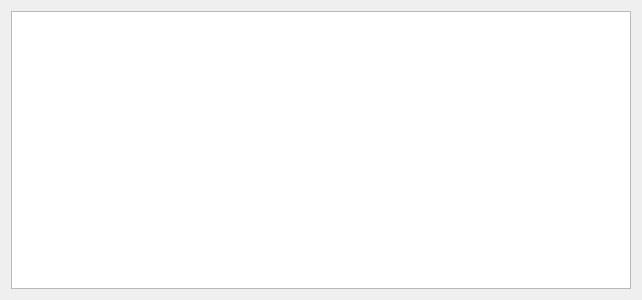
<?xml version="1.0" encoding="UTF-8"?>
<ui version="4.0">
 <class>Dialog</class>
 <widget class="QDialog" name="Dialog">
  <property name="geometry">
   <rect>
    <x>0</x>
    <y>0</y>
    <width>642</width>
    <height>300</height>
   </rect>
  </property>
  <property name="windowTitle">
   <string>Dialog</string>
  </property>
  <property name="styleSheet">
   <string notr="true">QLabel {
    font-family: 'Georgia'; /* Cambiar la fuente a Georgia */
    font-size: 16px; /* Cambiar el tamaño de la fuente */
    color: #000000; /* Color del texto (blanco) */
}

QLineEdit {
    font-family: 'Georgia'; /* Cambiar la fuente a Georgia */
    font-size: 14px; /* Cambiar el tamaño de la fuente */
    color: #000000; /* Color del texto (blanco) */
    background-color: #f0f0f0; /* Color de fondo del QLineEdit */
    border: 1px solid #000000; /* Borde blanco */
}

QComboBox {
    font-family: 'Georgia'; /* Cambiar la fuente a Georgia */
    font-size: 14px; /* Cambiar el tamaño de la fuente */
    color: #000000; /* Color del texto (blanco) */
    background-color: #cfd4da; /* Fondo oscuro del ComboBox */
}

QRadioButton {
    font-family: 'Georgia'; /* Cambiar la fuente a Georgia */
    font-size: 14px; /* Cambiar el tamaño de la fuente */
    color: #000000; /* Color del texto (blanco) */
}

QCheckBox {
    font-family: 'Georgia'; /* Cambiar la fuente a Georgia */
    font-size: 14px; /* Cambiar el tamaño de la fuente */
    color: #000000; /* Color del texto (blanco) */
}

/* Cambiar la fuente y estilo de los QPushButton */
QPushButton {
    font-family: 'Georgia'; /* Cambiar la fuente */
    font-size: 14px; /* Cambiar el tamaño de la fuente */
    color: #000000; /* Color del texto negro */
    background-color: #cfd4da; /* Fondo gris claro */
    border: 1px solid #a1a6ad; /* Borde gris medio */
    border-radius: 5px; /* Bordes redondeados */
    padding: 5px; /* Espaciado interno */
}

/* Estilo cuando el ratón pasa sobre el botón */
QPushButton:hover {
    color: #000000; /* Mantener el texto negro */
    background-color: #b7bcc3; /* Fondo gris un poco más oscuro al pasar el mouse */
}

/* Estilo cuando el botón está presionado */
QPushButton:pressed {
    background-color: #a6acb3; /* Fondo ligeramente más oscuro al presionar */
    color: #000000; /* Mantener el texto negro cuando se presiona */
}



/* Estilo general para QTableWidget y QTableView */
QTableWidget, QTableView {
    font-family: 'Georgia'; /* Cambiar la fuente a Georgia */
    font-size: 14px; /* Tamaño de la fuente */
    color: #000000; /* Color del texto negro */
    background-color: #e6e9ed; /* Fondo gris claro para la tabla */
    gridline-color: #a1a6ad; /* Color de las líneas de la tabla (gris medio) */
    selection-background-color: #b7bcc3; /* Color de fondo cuando se selecciona una celda (gris suave) */
    selection-color: #000000; /* Color del texto cuando la celda está seleccionada (negro) */
}

/* Estilo para el encabezado horizontal de la tabla */
QHeaderView::section {
    font-family: 'Georgia'; /* Cambiar la fuente a Georgia */
    font-size: 14px; /* Tamaño de la fuente */
    color: #000000; /* Color del texto negro */
    background-color: #cfd4da; /* Fondo gris claro del encabezado */
    border: 1px solid #a1a6ad; /* Borde gris medio entre las secciones */
    padding: 4px; /* Espaciado interno en el encabezado */
}

/* Estilo para las celdas de la tabla al pasar el mouse */
QTableWidget::item:hover, QTableView::item:hover {
    background-color: #b7bcc3; /* Fondo gris suave al pasar el mouse */
    color: #000000; /* Mantener el texto negro */
}

/* Estilo para las celdas cuando están seleccionadas */
QTableWidget::item:selected, QTableView::item:selected {
    background-color: #a6acb3; /* Fondo gris intermedio cuando está seleccionado */
    color: #000000; /* Texto negro cuando está seleccionado */
}

/* Ajustar el tamaño de las celdas */
QTableWidget::item, QTableView::item {
    padding: 4px; /* Espaciado interno de las celdas */
}

/* Estilo para el borde inferior de la tabla */
QTableCornerButton::section {
    background-color: #cfd4da; /* Fondo del botón de esquina */
    border: 1px solid #a1a6ad; /* Borde gris medio del botón de esquina */
}</string>
  </property>
  <layout class="QGridLayout" name="gridLayout">
   <item row="0" column="0">
    <widget class="QTextEdit" name="textEdit"/>
   </item>
  </layout>
 </widget>
 <resources/>
 <connections/>
</ui>
